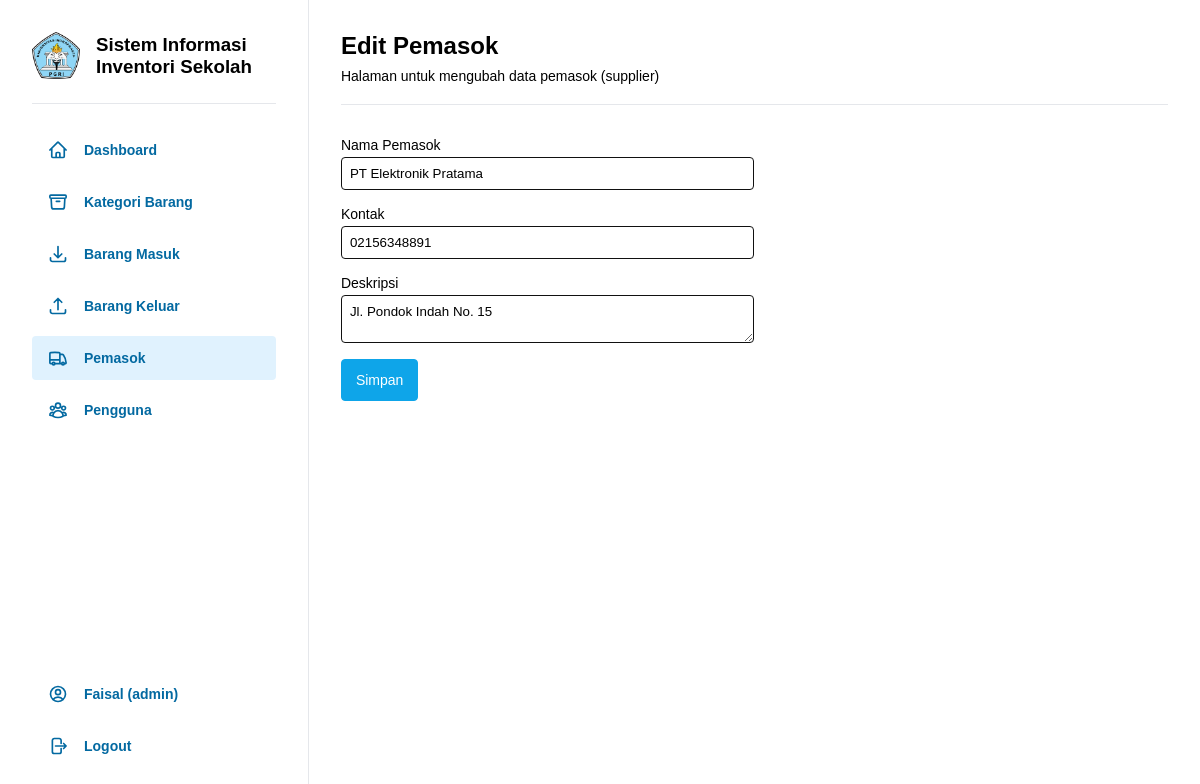
/pages/pemasok/edit.php?id=1 (signed in), run on the app's committed database.
### tables this page shows
CREATE TABLE `pemasok` (
  `id_pemasok` int(11) NOT NULL,
  `nama_pemasok` varchar(100) NOT NULL,
  `kontak_pemasok` varchar(100) DEFAULT NULL,
  `alamat_pemasok` varchar(255) DEFAULT NULL
);

### pages/pemasok/edit.php (the view, shortened to what this page needs)
<?php
  include '../../config/database.php';
  include '../../includes/header.php';
  $id = $_GET['id'];
  $stmt = $pdo->prepare("SELECT * FROM pemasok WHERE id_pemasok = ?");
  $stmt->execute([$id]);
  $supplier = $stmt->fetch(PDO::FETCH_ASSOC);
?>
<div class="content flex-column">
  <h2 class="mb-8">Edit Pemasok</h2>
  <p class="small">Halaman untuk mengubah data pemasok (supplier)</p>
  <hr class="mt-20 mb-32">
  <form class="flex-column gap-16 w-50" action="edit.php?id=<?php echo $supplier['id_pemasok']; ?>" method="post">
    <div class="flex-column gap-4">
      <label class="small" for="name">Nama Pemasok</label>
      <input type="text" id="name" name="name" value="<?php echo htmlspecialchars($supplier['nama_pemasok']); ?>" required>
    </div>
    <div class="flex-column gap-4">
      <label class="small" for="contact">Kontak</label>
      <input type="tel" id="contact" name="contact" value="<?php echo htmlspecialchars($supplier['kontak_pemasok']); ?>" required>
    </div>
    <div class="flex-column gap-4">
      <label class="small" for="address">Deskripsi</label>
      <textarea id="address" name="address" rows="2" required><?php echo htmlspecialchars($supplier['alamat_pemasok']); ?></textarea>
    </div>
    <button class="primary self-baseline" type="submit">Simpan</button>
  </form>
</div>
<?php include '../../includes/footer.php'; ?>

### assets/css/style.css (style rules this page uses)
* { box-sizing: border-box; margin: 0; padding: 0; font-family: sans-serif; }
.mt-20 { margin-top: 20px; }
.mb-8 { margin-bottom: 8px; }
.mb-32 { margin-bottom: 32px; }
.gap-4 { gap: 4px; }
.gap-16 { gap: 16px; }
.w-50 { width: 50%; }
.flex-column { display: flex; flex-direction: column; }
.self-baseline { align-self: baseline; }
hr { height: 1px; background-color: #e5e7eb; border: 0; margin-block: 8px; }
input[type="text"], input[type="password"], input[type="email"], input[type="number"], input[type="tel"], select, textarea { padding: 8px; border: 1px solid #111111; border-radius: 4px; }
textarea { resize: vertical; }
button.primary, a.primary { padding: 12px 14px; color: white; background-color: #0ea5e9; border: 1px solid #0ea5e9; border-radius: 4px; font-weight: 500; font-size: 14px; text-decoration: none; }
.content { width: 100%; padding: 32px; }
.small { font-size: 14px; }

### data on the page
pemasok: name "PT Elektronik Pratama", contact "02156348891", address "Jl. Pondok Indah No. 15"

### other printed values
$username "Faisal"
$role "admin"
